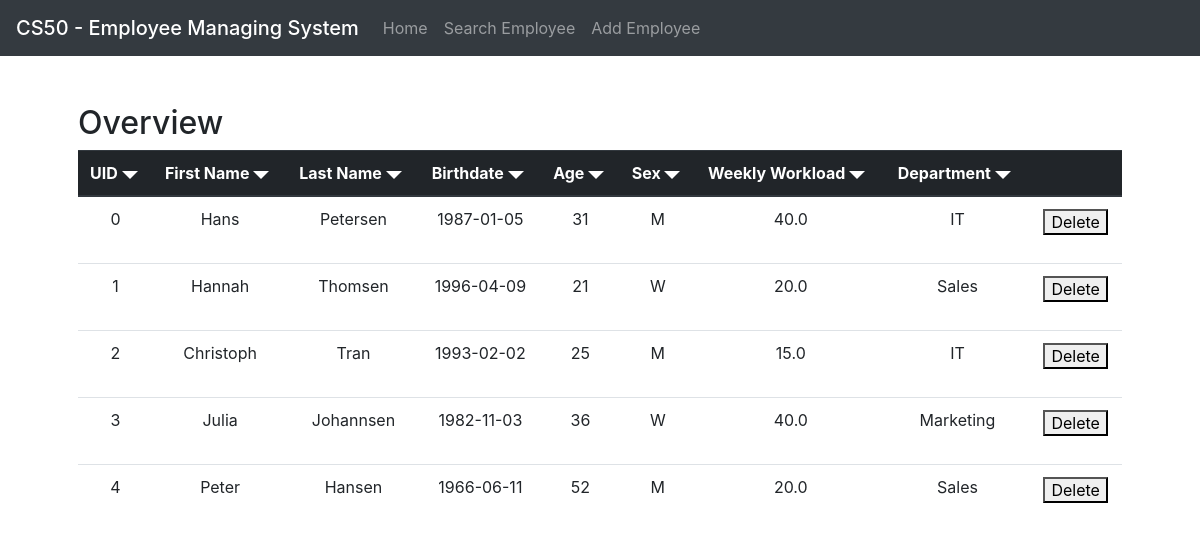
The page / on the database its author committed.
### tables this page shows
CREATE TABLE employees
             (id integer primary key autoincrement, firstname text, lastname text, birthdate text, age integer, sex text, workload_per_week real, work_group text);

### app.py (the view)
@app.route("/")
def index():
    with sqlite3.connect("company.db") as con:
        cursor = con.cursor()
        cursor.execute("SELECT * FROM employees")
        db_employees = cursor.fetchall()
    return render_template("index.html", db_employees=db_employees)

### app.py (called while the page is built)
@app.after_request
def after_request(response):
    response.headers["Cache-Control"] = "no-cache, no-store, must-revalidate"
    response.headers["Expires"] = 0
    response.headers["Pragma"] = "no-cache"
    return response

### templates/index.html (shortened to what this page needs)
{% extends "layout.html" %}
{% block main %}
    <h2>Overview</h2>
    <table class="table" id="employees">
        <thead class="thead-dark">
            <tr>
                <th>UID <img src="/static/down-arrow.svg" id ="arrow0" height="16px" onclick="sort(0)"></th>
                <th>First Name <img src="/static/down-arrow.svg" id ="arrow1" height="16px" onclick="sort(1)"></th>
                <th>Last Name <img src="/static/down-arrow.svg" id ="arrow2" height="16px" onclick="sort(2)"></th>
                <th>Birthdate <img src="/static/down-arrow.svg" id ="arrow3" height="16px" onclick="sort(3)"></th>
                <th>Age <img src="/static/down-arrow.svg" id ="arrow4" height="16px" onclick="sort(4)"></th>
                <th>Sex <img src="/static/down-arrow.svg" id ="arrow5" height="16px" onclick="sort(5)"></th>
                <th>Weekly Workload <img src="/static/down-arrow.svg" id ="arrow6" height="16px" onclick="sort(6)"></th>
                <th>Department <img src="/static/down-arrow.svg" id ="arrow7" height="16px" onclick="sort(7)"></th>
                <th></th>
            </tr>
        </thead>
        <tbody>
        {% for employee in db_employees %}
            <tr class="text-center">
                <td>{{ employee[0] }}</td>
                <td>{{ employee[1] }}</td>
                <td>{{ employee[2] }}</td>
                <td>{{ employee[3] }}</td>
                <td>{{ employee[4] }}</td>
                <td>{{ employee[5] }}</td>
                <td>{{ employee[6] }}</td>
                <td>{{ employee[7] }}</td>
                <td><form action="/delete" method="POST">
                <button type="submit">Delete</button>
                </form></td>
            </tr>
        {% endfor %}
        </tbody>
    </table>
{% endblock %}

### templates/layout.html (shortened to what this page needs)
<html lang="en">
    <head>
        <link rel="stylesheet" href="https://stackpath.bootstrapcdn.com/bootstrap/4.1.1/css/bootstrap.min.css">
        <link href="/static/style.css" rel="stylesheet"/>
    </head>
    <body>
        <nav class="navbar navbar-expand-lg navbar-dark bg-dark">
            <span class="navbar-brand mb-0 h1">CS50 - Employee Managing System</span>
            <div class="collapse navbar-collapse" id="navbarNav">
              <ul class="navbar-nav">
                <li class="nav-item">
                  <a class="nav-link" href="/">Home</a>
                </li>
                <li class="nav-item">
                  <a class="nav-link" href="/search">Search Employee</a>
                </li>
                <li class="nav-item">
                  <a class="nav-link" href="/add">Add Employee</a>
                </li>
              </ul>
            </div>
        </nav>
        <main class="container p-5">
            {% block main %}{% endblock %}
        </main>
    </body>
</html>

### rows shown on the page
employees: id "0", firstname "Hans", lastname "Petersen", birthdate "1987-01-05", age "31", sex "M", workload_per_week "40.0", work_group "IT"
employees: id "1", firstname "Hannah", lastname "Thomsen", birthdate "1996-04-09", age "21", sex "W", workload_per_week "20.0", work_group "Sales"
employees: id "2", firstname "Christoph", lastname "Tran", birthdate "1993-02-02", age "25", sex "M", workload_per_week "15.0", work_group "IT"
employees: id "3", firstname "Julia", lastname "Johannsen", birthdate "1982-11-03", age "36", sex "W", workload_per_week "40.0", work_group "Marketing"
employees: id "4", firstname "Peter", lastname "Hansen", birthdate "1966-06-11", age "52", sex "M", workload_per_week "20.0", work_group "Sales"
